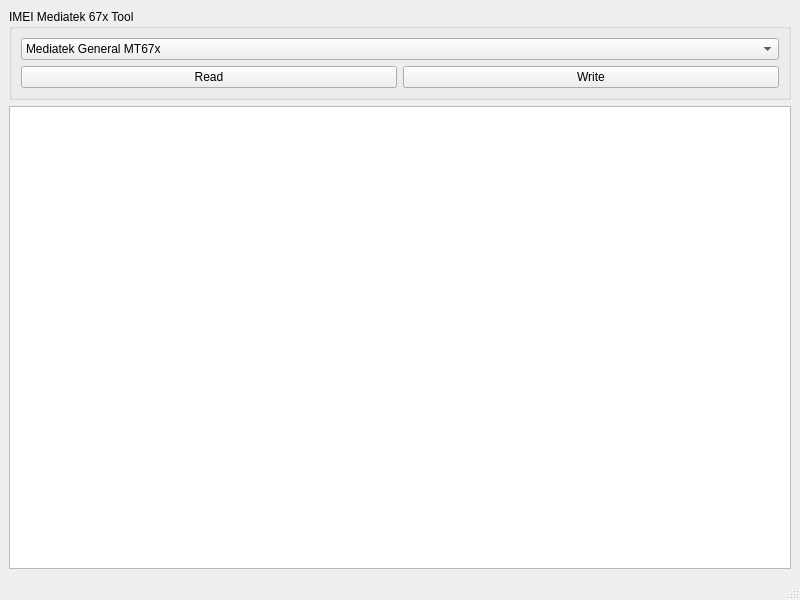
<?xml version="1.0" encoding="UTF-8"?>
<ui version="4.0">
 <class>MainWindow</class>
 <widget class="QMainWindow" name="MainWindow">
  <property name="geometry">
   <rect>
    <x>0</x>
    <y>0</y>
    <width>800</width>
    <height>600</height>
   </rect>
  </property>
  <property name="windowTitle">
   <string>MainWindow</string>
  </property>
  <widget class="QWidget" name="centralwidget">
   <layout class="QGridLayout" name="gridLayout">
    <item row="0" column="0">
     <widget class="QGroupBox" name="groupBox">
      <property name="title">
       <string>IMEI Mediatek 67x Tool</string>
      </property>
      <layout class="QGridLayout" name="gridLayout_2">
       <item row="1" column="1">
        <widget class="QPushButton" name="BT_WRITE">
         <property name="text">
          <string>Write</string>
         </property>
        </widget>
       </item>
       <item row="1" column="0">
        <widget class="QPushButton" name="BT_READ">
         <property name="text">
          <string>Read</string>
         </property>
        </widget>
       </item>
       <item row="0" column="0" colspan="2">
        <widget class="QComboBox" name="combo_algo">
         <item>
          <property name="text">
           <string>Mediatek General MT67x</string>
          </property>
         </item>
         <item>
          <property name="text">
           <string>Samsung MT67x</string>
          </property>
         </item>
        </widget>
       </item>
      </layout>
     </widget>
    </item>
    <item row="1" column="0">
     <widget class="QTextBrowser" name="textBrowser"/>
    </item>
   </layout>
  </widget>
  <widget class="QMenuBar" name="menubar">
   <property name="geometry">
    <rect>
     <x>0</x>
     <y>0</y>
     <width>800</width>
     <height>26</height>
    </rect>
   </property>
  </widget>
  <widget class="QStatusBar" name="statusbar"/>
 </widget>
 <resources/>
 <connections/>
</ui>
